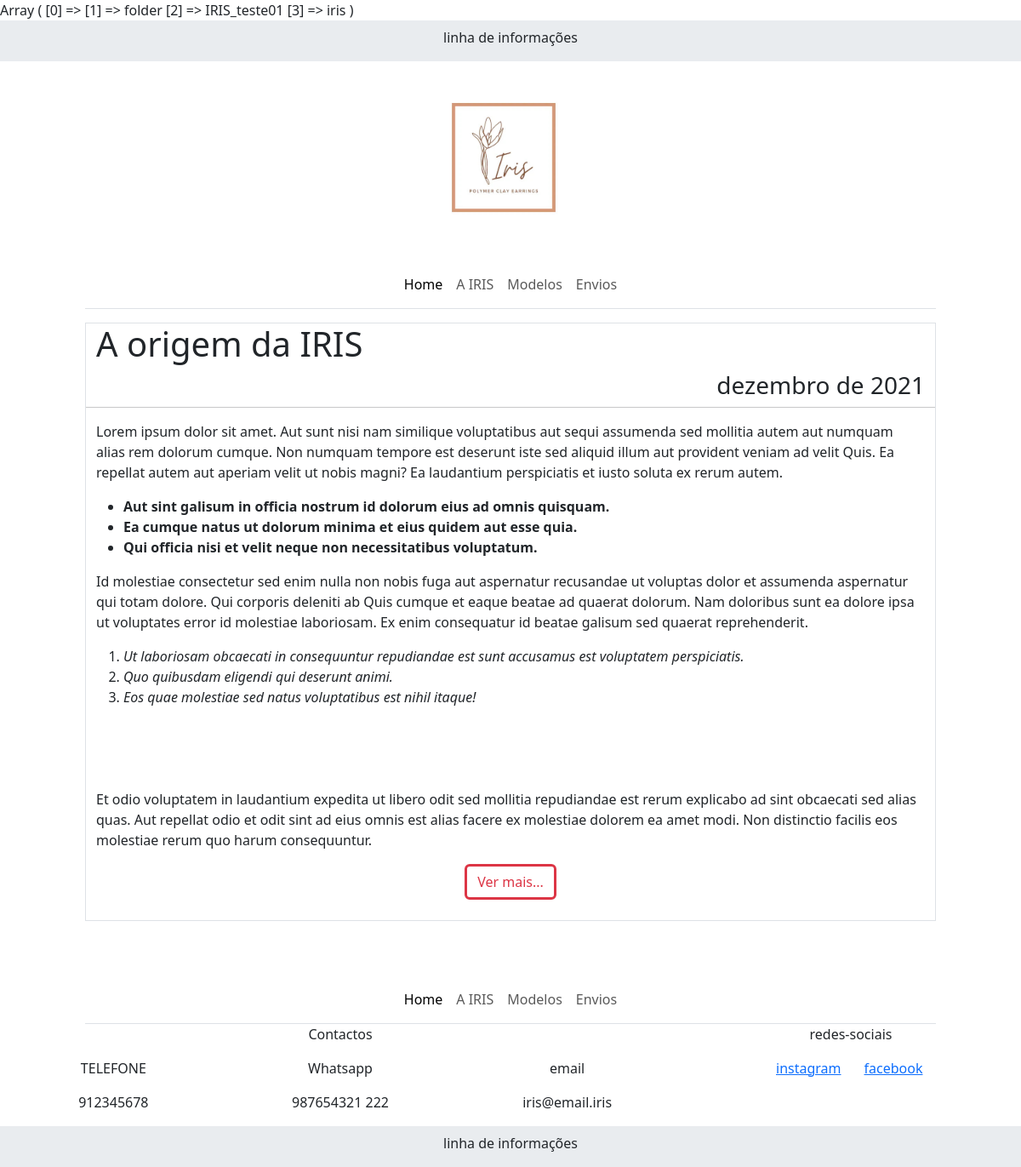
Page /IRIS_teste01/iris on the committed database.
### tables this page shows
CREATE TABLE `iris` (
  `id` int(11) NOT NULL,
  `titulo` varchar(1000) NOT NULL,
  `data` varchar(500) NOT NULL,
  `texto` text NOT NULL,
  `activo` int(11) NOT NULL,
  `ultima_edicao` varchar(500) NOT NULL,
  `tooltip` varchar(1000) NOT NULL
);

CREATE TABLE `contactosiris` (
  `id` int(11) NOT NULL,
  `morada` varchar(1000) NOT NULL,
  `telefone` varchar(1000) NOT NULL,
  `whatsapp` varchar(1000) NOT NULL,
  `whatsapp_link` varchar(1000) NOT NULL,
  `email` varchar(1000) NOT NULL,
  `facebook` varchar(1000) NOT NULL,
  `instagram` varchar(1000) NOT NULL
);

### IRIS_teste01/models/iris_model.php (called while the page is built, shortened)
<?php
require("componentes/header.php");
require("views/iris_view.php");
require("componentes/footer.php");
?>

### IRIS_teste01/helpers/funcoes.php (called while the page is built, shortened)
<?php
require_once("base_dados.php");
function selectSQL($sql){
    global $pdo;
    $consulta=$pdo->query($sql);
    $resultado=$consulta->fetchAll(PDO::FETCH_ASSOC);
    return $resultado;
}
function selectSQLUnico($sql){
    global $pdo;
    $consulta=$pdo->query($sql);
    $resultado=$consulta->fetch(PDO::FETCH_ASSOC);
    return $resultado;
}
?>

### IRIS_teste01/helpers/iris_helper.php (called while the page is built, shortened)
<?php
function getTodaIris(){
    $r= selectSQL("SELECT * FROM iris");
    return $r;
}
function getTituloIris($id){
    $r= selectSQLUnico("SELECT titulo FROM iris WHERE id='$id'");
    return $r["titulo"];
}
function getDataIris($id){
    $r= selectSQLUnico("SELECT data FROM iris WHERE id='$id'");
    return $r["data"];
}
function getTextoIris($id){
    $r= selectSQLUnico("SELECT texto FROM iris WHERE id='$id'");
    return $r["texto"];
}
?>

### IRIS_teste01/helpers/contactos_helper.php (called while the page is built)
<?php
function getContactos($push){
    $r= selectSQLUnico("SELECT $push FROM contactosiris WHERE id=1");
    return $r["$push"];
}
?>

### IRIS_teste01/views/iris_view.php (the view)
<main class="container-fluid">
    <div class="row d-flex justify-content-center">
        <?php foreach(getTodaIris() as $iris): ?>
        <div class="col-md-10 col-12 my-3 border">
            <div class="row">
                <div class="col-12">
                    <h1>
                        <?= getTituloIris($iris["id"]);?>
                    </h1>
                </div>
                <br>
                <div class="col-12 text-end">
                    <h3>
                    <?= getDataIris($iris["id"]);?>
                    </h3>
                </div>
                <hr>
            </div>
            <div class="row">
                <div class="col-12">
                    <?= getTextoIris($iris["id"]);?>
                </div>
                <div class="ver-mais text-center mb-4">
                    <button class="btn btn-outline-danger border-3">
                        Ver mais...
                    </button>
                </div>
            </div>
        </div>
        <?php endforeach; ?>
    </div>
</main>

### IRIS_teste01/componentes/footer.php
<footer class="container-fluid m-0 mt-5 p-0">
    <div class="row text-center m-0 p-0">
        <div class="col-md-10 mx-auto border-bottom sticky-top">
            <nav class="navbar navbar-expand-sm">
                <div class="container-fluid d-md-flex flex-sm-column">
                    <div class="collapse navbar-collapse" id="navbarNavDropdown">
                        <ul class="navbar-nav">
                            <li class="nav-item">
                                <a class="nav-link active" aria-current="page" href="/IRIS_teste01/home">Home</a>
                            </li>
                            <li class="nav-item">
                                <a class="nav-link" href="#">A IRIS</a>
                            </li>
                            <li class="nav-item">
                                <a class="nav-link" href="modelos">Modelos</a>
                            </li>
                            <li class="nav-item">
                                <a class="nav-link" href="envios">Envios</a>
                            </li>
                        </ul>
                    </div>
                </div>
            </nav>
        </div>
    </div>
    <div class="row m-0 p-0">
        <div class="col-12">
            <div class="row">
                <div class="col-md-8 d-sm-block d-none">
                    <div class="row text-center">
                        <p>Contactos</p>
                    </div>
                    <div class="row text-center">
                        <div class="col-4">
                            <p class="titulo-contactos">
                                TELEFONE
                            </p>
                            <p class="conteudo-contactos">
                                <?= getContactos("telefone") ?>
                            </p>
                        </div>
                        <div class="col-4">
                            <p class="titulo-contactos">
                                Whatsapp
                            </p>
                            <p class="conteudo-contactos">
                                <?= getContactos("whatsapp") ?>
                            </p>
                        </div>
                        <div class="col-4">
                            <p class="titulo-contactos">
                                email
                            </p>
                            <p class="conteudo-contactos">
                                <?= getContactos("email") ?>
                            </p>
                        </div>
                    </div>
                </div>
                <div class="col-md-4">
                    <div class="row text-center d-sm-block d-none">
                        <p>redes-sociais</p>
                    </div>
                    <div class="row d-flex justify-content-center text-center overflow-hidden">
                        <div class="col-3 overflow-hidden">
                            <p class="titulo-contactos d-sm-block d-none">
                                <a href="<?= getContactos("instagram") ?>" target="_blank">instagram</a>
                            </p>
                        </div>
                        <div class="col-3 overflow-hidden">
                            <p class="titulo-contactos d-sm-block d-none">
                                <a href="<?= getContactos("facebook") ?>" target="_blank">facebook</a>
                            </p>
                        </div>
                    </div>
                </div>
            </div>
        </div>
    </div>
    <div class="row w-100 bg-body-secondary m-0 p-0 text-center">
        <p class="mt-2">linha de informações</p>
    </div>
</footer>
</body>
</html>

### IRIS_teste01/estilos/estilo.css (style rules this page uses)
body { min-width: 360px !important; }

### rows in the picture
iris: getTituloIris($iris["id"]) "A origem da IRIS", getDataIris($iris["id"]) "dezembro de 2021", getTextoIris($iris["id"]) "Lorem ipsum dolor sit amet. Aut sunt nisi nam similique voluptatibus aut sequi assumenda sed mollitia autem aut numquam alias rem dolorum cumque. Non numquam tempore est deserunt iste sed aliquid illum aut provident veniam ad velit Quis. Ea repellat autem aut aperiam velit ut nobis magni? Ea laudantium perspiciatis et iusto soluta ex rerum autem. Aut sint galisum in officia nostrum id dolorum eius ad omnis quisquam. Ea cumque natus ut dolorum minima et eius quidem aut esse quia. Qui officia nisi et velit neque non necessitatibus voluptatum. Id molestiae consectetur sed enim nulla non nobis fuga aut aspernatur recusandae ut voluptas dolor et assumenda aspernatur qui totam dolore. Qui…"
contactosiris: telefone "912345678", whatsapp "987654321 222", email "iris@email.iris"
